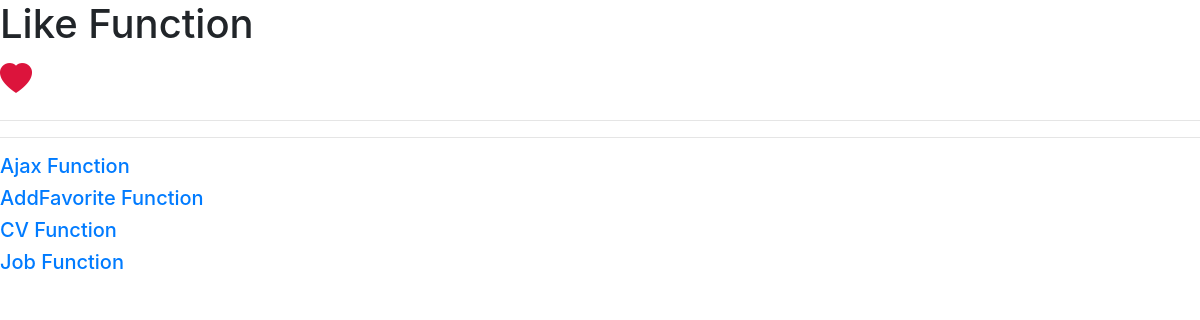
Page /like/ on the earlier database version.
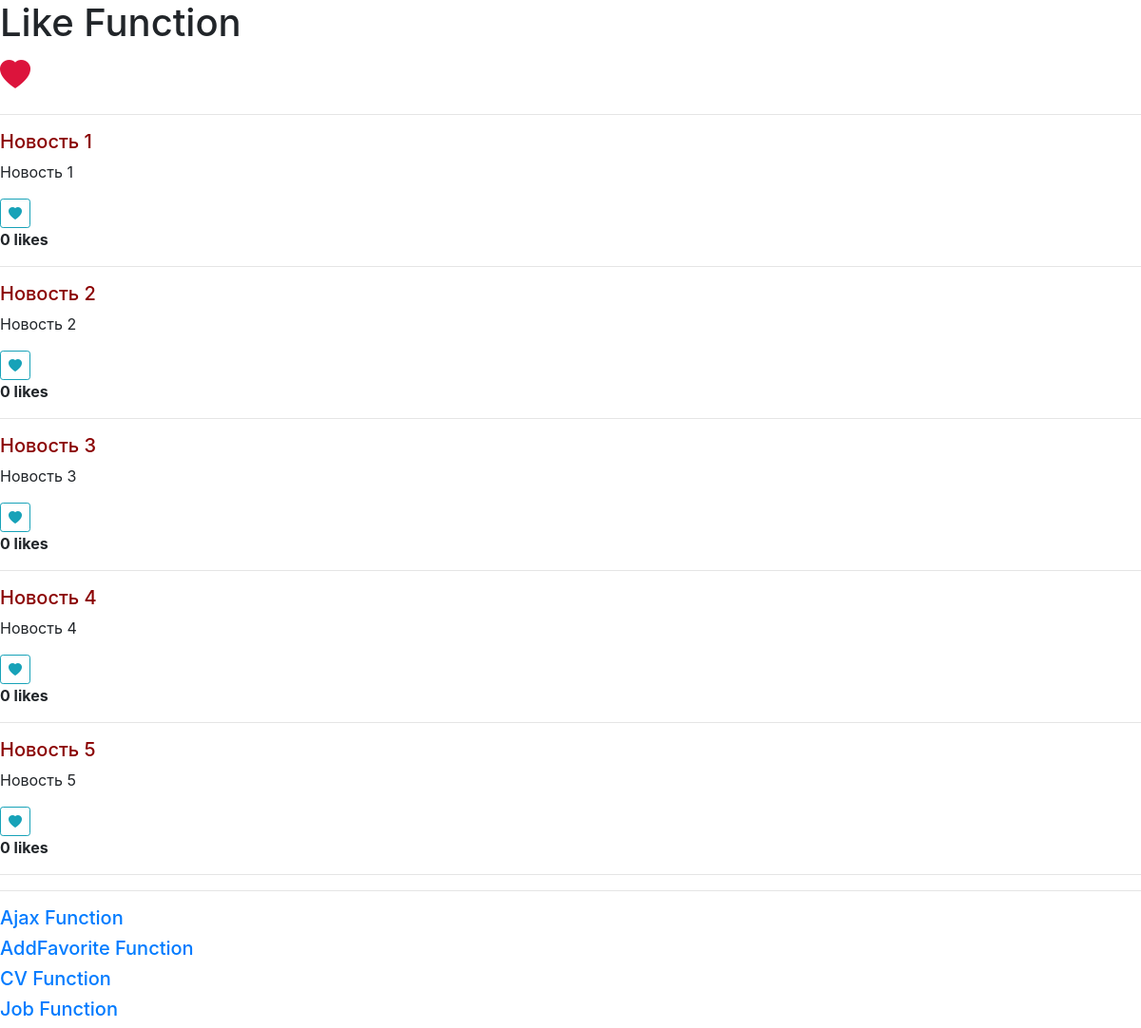
Same page on the later database version.
### like_app/models.py (models this page shows, shortened)
class Post(models.Model):
    title = models.CharField(max_length=200, verbose_name='Заголовок')
    body = models.TextField()
    liked = models.ManyToManyField(User, default=None, blank=True, related_name='liked', verbose_name='Избранное (опция)')
    created_at = models.DateTimeField(auto_now_add=True)
    author = models.ForeignKey(User, on_delete=models.CASCADE, related_name='author', verbose_name='Автор  ')
    class Meta:
        verbose_name = 'Статья'
        verbose_name_plural = 'Статьи'
        ordering = ['title', 'author', '-created_at']

### like_app/views.py (the view)
# urls.py: path('', index_view, name='index'),
def index_view(request):
    posts = Post.objects.all()
    user = request.user
    context = {
        "posts": posts,
        "user": user
    }
    return render(request, 'like_app/index.html', context)

### like_app/templates/like_app/index.html (shortened to what this page needs)
<!DOCTYPE html>
{% load static %}
<html lang="en">
<head>
  <link rel="stylesheet" href="https://maxcdn.bootstrapcdn.com/bootstrap/4.0.0/css/bootstrap.min.css"
>
  <link rel="stylesheet" href="https://cdn.jsdelivr.net/npm/bootstrap-icons@1.4.1/font/bootstrap-icons.css">
</head>
<body>
<h1>Like Function</h1>
<i class="bi bi-heart-fill" style="font-size: 2rem; color: crimson;"></i>
<hr>
<div class="add-remove-bookmark">
  {% include 'like_app/includes/inc_favorits.html' %}
</div>
<hr>
<a href="{% url 'ajax_app:index' %}"><h5>Ajax Function</h5></a>
<a href="{% url 'mainapp:index' %}"><h5>AddFavorite Function</h5></a>
<a href="{% url 'cv_app:index' %}"><h5>CV Function</h5></a>
<a href="{% url 'job_app:index' %}"><h5>Job Function</h5></a>
<link rel="stylesheet" href="https://cdn.jsdelivr.net/npm/bootstrap@4.5.3/dist/css/bootstrap.min.css"
>
</body>
</html>

### like_app/templates/like_app/includes/inc_favorits.html (shortened to what this page needs)
<div class="like_list">
  {% for post in posts %}
    <h5 style="color: darkred">{{ post.title }}</h5>
    <p>{{ post.body }}</p>
    <form action="{% url 'like:like-post' %}" method="POST">
      {% if user not in post.liked.all %}
        <button type="submit" class="btn btn-sm btn-outline-info"><i class="bi bi-heart-fill"></i></button>
      {% else %}
        <button type="submit" class="btn btn-sm btn-info"><i class="bi bi-heart-fill"></i></button>
      {% endif %}
    </form>
    <strong>{{ post.liked.all.count }} likes</strong>
    <hr>
  {% endfor %}
</div>

Differences in the rows shown:
added Post: title "Новость 1", body "Новость 1", liked.all.count "0"
added Post: title "Новость 2", body "Новость 2", liked.all.count "0"
added Post: title "Новость 3", body "Новость 3", liked.all.count "0"
added Post: title "Новость 4", body "Новость 4", liked.all.count "0"
added Post: title "Новость 5", body "Новость 5", liked.all.count "0"
